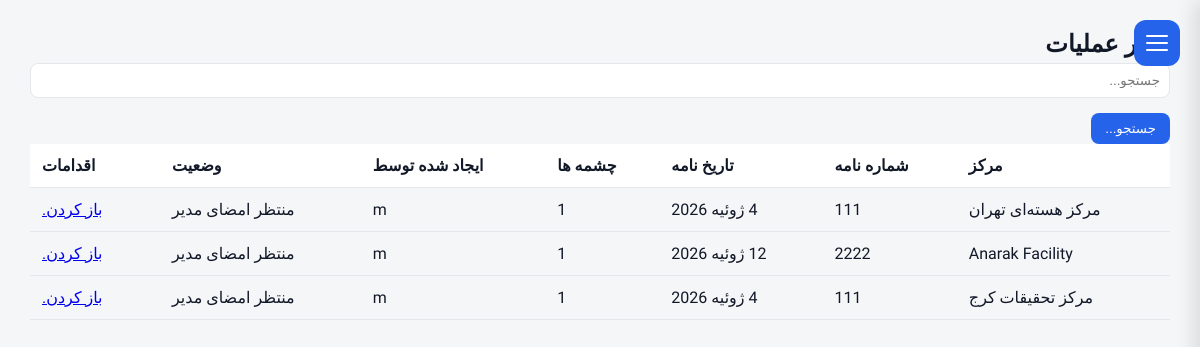
/operations/manager/licenses/ (signed in), run on an earlier commit of the app's database.
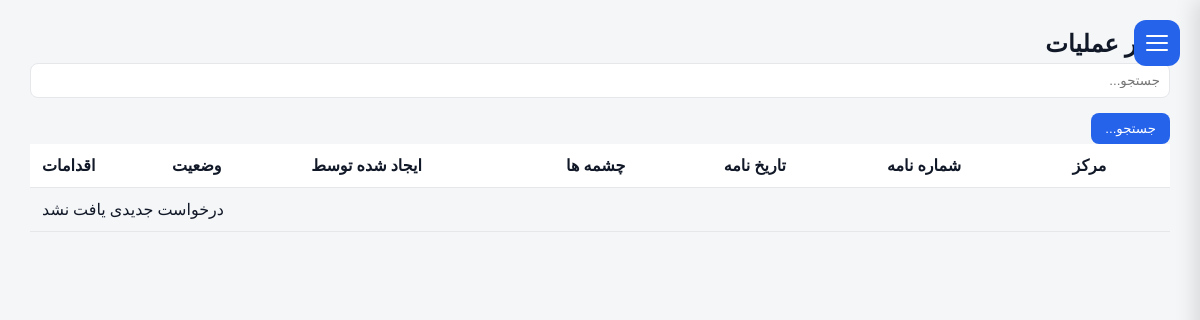
And on a later commit of the database.
### operations/models.py (models this page shows, shortened)
class LicenseRequest(models.Model):
    facility = models.ForeignKey(
        Facility,
        on_delete=models.PROTECT,
        related_name="license_requests",
    )
    letter_number = models.CharField(
        max_length=100,
        blank=True,
        null=True,
    )
    letter_date = models.DateField(
        blank=True,
        null=True,
    )
    status = models.CharField(
        max_length=20,
        choices=LicenseStatus.choices,
        default=LicenseStatus.DRAFT,
    )
    status_date = models.DateTimeField(
        null=True,
        blank=True,
    )
    specification_completed = models.BooleanField(default=False,)
    description = models.TextField(
        _("Description"),
        blank=True,)
    created_by = models.ForeignKey(
        settings.AUTH_USER_MODEL,
        on_delete=models.PROTECT,
    )
    created_at = models.DateTimeField(
        auto_now_add=True,
    )
    updated_at = models.DateTimeField(
        auto_now=True,
    )
    class Meta:
        ordering = ["-created_at"]

### facilities/models.py (models this page shows)
class Facility(models.Model):
    name = models.CharField(
        _("Facility Name"),
        max_length=255, blank=True,null=True
    )
    responsible_person = models.CharField(
        _("Responsible Person"),
        max_length=150, blank=True,null=True
    )
    telephone = models.CharField(
        _("Telephone"),
        max_length=50, blank=True,null=True
    )
    email = models.EmailField(
        _("Email"),
        blank=True,null=True
    )
    address1 = models.CharField(
        _("Address Line 1"),
        max_length=255, blank=True,null=True
    )
    address2 = models.CharField(
        _("Address Line 2"),
        max_length=255,
         blank=True,null=True
    )
    postal_code = models.CharField(
        _("Postal Code"),
        max_length=20,
         blank=True,null=True
    )
    national_id = models.CharField(
        _("National ID"),
        max_length=50,
         blank=True,null=True
    )
    economic_code = models.CharField(
        _("Economic Code"),
        max_length=50,
         blank=True,null=True
    )
    created_at = models.DateTimeField(
        auto_now_add=True
    )
    updated_at = models.DateTimeField(
        auto_now=True
    )
    class Meta:
        ordering = ["name"]
        verbose_name = _("Facility")
        verbose_name_plural = _("Facilities")
    def __str__(self):
        return str(self.name) if self.name else "Unnamed Facility"

### operations/views.py (the view, shortened to what this page needs)
def operation_manager_license_list(request):
    queryset = (
        LicenseRequest.objects
        .select_related(
            "facility",
            "created_by",
        )
        .prefetch_related(
            "sources",
        )
        .filter(
            status=LicenseStatus.WAITING_MANAGER
        )
        .order_by(
            "-created_at",
        )
    )
    search = request.GET.get("search", "")
    paginator = Paginator(queryset, 15)
    page_obj = paginator.get_page(
        request.GET.get("page")
    )
    return render(
        request,
        "operations/license_queue.html",
        {
            "page_title": _("Operations Manager"),
            "page_obj": page_obj,
            "search": search,
        },
    )

### templates/operations/license_queue.html (shortened to what this page needs)
{% extends "base.html" %}
{% load i18n %}
{% block content %}
<div class="container-fluid">
<div class="d-flex justify-content-between align-items-center mb-4">
    <h2>{{ page_title }}</h2>
</div>
<div class="card shadow">
<div class="card-body">
<form method="get" class="row g-2 mb-3">
    <div class="col-md-5">
        <input
            type="text"
            name="search"
            value="{{ search }}"
            class="form-control"
            placeholder="{% trans 'Search...' %}">
    </div>
    <div class="col-md-2">
        <button class="btn btn-primary">
            {% trans "Search" %}
        </button>
    </div>
</form>
<table class="table table-hover align-middle">
<thead>
<tr>
<th>{% trans "Facility" %}</th>
<th>{% trans "Letter No." %}</th>
<th>{% trans "Letter Date" %}</th>
<th>{% trans "Sources" %}</th>
<th>{% trans "Created By" %}</th>
<th>{% trans "Status" %}</th>
<th width="130">{% trans "Action" %}</th>
</tr>
</thead>
<tbody>
{% for license in page_obj %}
<tr>
<td>
{{ license.facility }}
</td>
<td>
{{ license.letter_number }}
</td>
<td>
{{ license.letter_date }}
</td>
<td>
{{ license.sources.count }}
</td>
<td>
{{ license.created_by }}
</td>
<td>
{{ license.get_status_display }}
</td>
<td>
<a
href="{% url 'license_sign' license.pk %}"
class="btn btn-primary btn-sm">
{% trans "Open" %}
</a>
</td>
</tr>
{% empty %}
<tr>
<td colspan="7" class="text-center">
{% trans "No licenses found." %}
</td>
</tr>
{% endfor %}
</tbody>
</table>
</div>
</div>
</div>
{% endblock %}

What changed in the data, as far as the page shows it:
removed LicenseRequest: facility "مرکز هسته‌ای تهران", letter_number "111", letter_date "4 ژوئیه 2026", sources.count "1", created_by "m", status "منتظر امضای مدیر"
removed LicenseRequest: facility "Anarak Facility", letter_number "2222", letter_date "12 ژوئیه 2026", sources.count "1", created_by "m", status "منتظر امضای مدیر"
removed LicenseRequest: facility "مرکز تحقیقات کرج", letter_number "111", letter_date "4 ژوئیه 2026", sources.count "1", created_by "m", status "منتظر امضای مدیر"
Also different on the page:
text now shown: "درخواست جدیدی یافت نشد"
